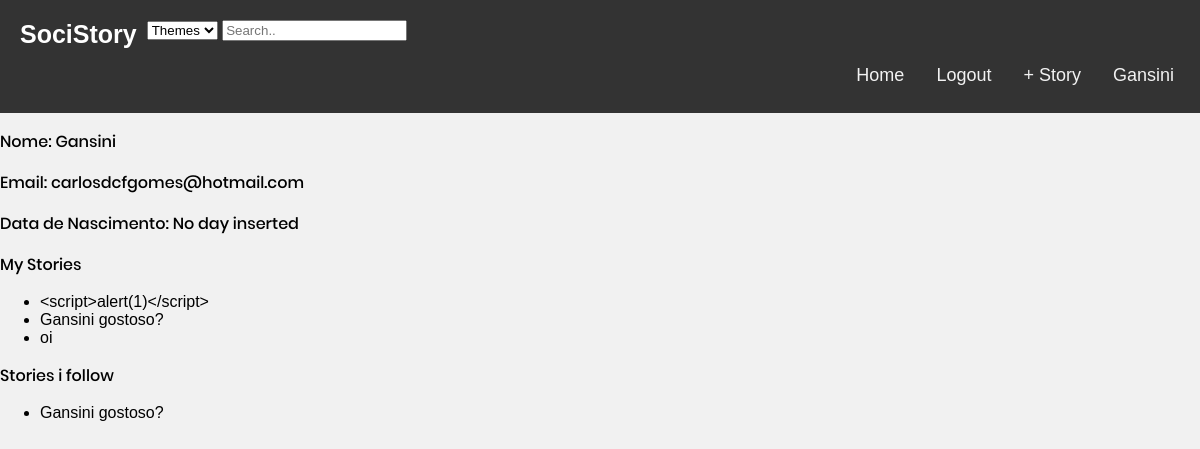
The page /pages/profilePage.php?username=Gansini (signed in) on the database as committed earlier.
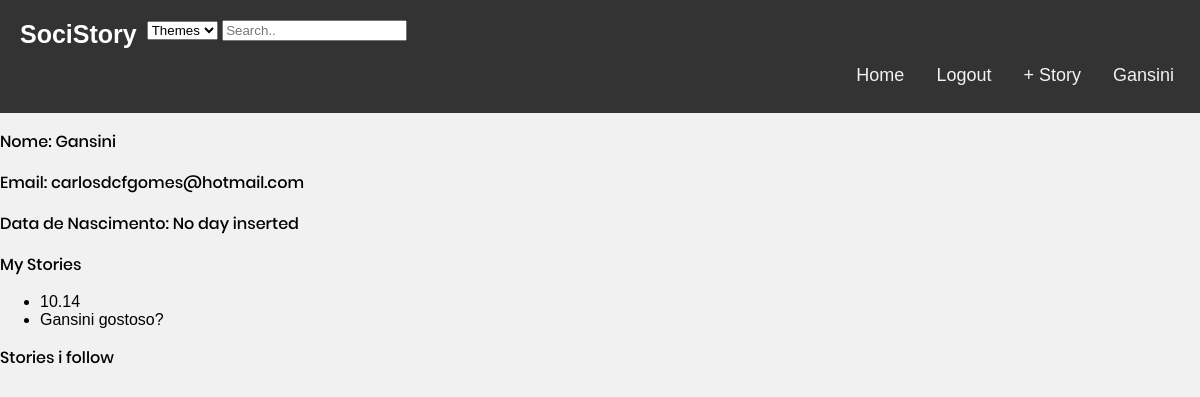
The same page on the database as committed later.
### tables this page shows
CREATE TABLE users(
  username VARCHAR PRIMARY KEY,
  email VARCHAR UNIQUE,
  password VARCHAR NOT NULL,
  birthday DATE
);

CREATE TABLE stories(
  entity_id INTEGER PRIMARY KEY REFERENCES entities,
  username VARCHAR NOT NULL REFERENCES users,
  title TEXT NOT NULL, 
  body TEXT NOT NULL,
  hour DATETIME NOT NULL,
  UNIQUE(username, title, body)
);

### database/db_comments.php (called while the page is built, shortened)
<?php
    function getUsernameInfo($username){
    $db = Database::instance()->db();
    $stmt = $db->prepare('SELECT * FROM users where username = ?');
    $stmt->execute(array($username));
    return $stmt->fetch();
    }
  function myComments($username) {
    $db = Database::instance()->db();
    $stmt = $db->prepare('SELECT title FROM stories,comments
     WHERE comments.username = ?
     AND story_id = stories.entity_id');
    $stmt->execute(array($username));
    return $stmt->fetchAll();
  }
  function myStories($username) {
    $db = Database::instance()->db();
    $stmt = $db->prepare('SELECT title FROM stories WHERE username = ?');
    $stmt->execute(array($username));
    return $stmt->fetchAll();
  }
?>

### pages/profilePage.php (the view, shortened to what this page needs)
<?php
include_once('../templates/common.php');
include_once('../database/db_comments.php');
$profileInfo = getUsernameInfo($_GET['username']);
$mystories = myStories($_GET['username']);
$myCommentStories =  myComments($_GET['username']);
draw_header($_SESSION['username']);
?>
    <section id="profile">
     <p class="profileinfo" id = username>
     <label for="name">Nome: </label>
     <span> <?=$profileInfo['username']?></span>
     </p>
    <p class="profileinfo" id = email>
    <label for="email">Email: </label>
     <span> <?=$profileInfo['email']?></span>
    </p>
    <p class="profileinfo" id = bd>
    <label for="birth">Data de Nascimento: </label>
     <span> <?=$profileInfo['birthday'] ?? 'No day inserted'?></span>
    </p>
    <p class="profileinfo" id = myStories>
    <label for="myStories"> My Stories </label>
     <ul>
     <?php
     foreach($mystories as $story){
         ?>
        <li><?=$story['title']?> </li>
    <?php }
    unset($story) ?>
   </ul>
    </p>
    <p class="profileinfo" id ="myCommentedStories">
    <label for="myCommentedStories"> Stories i follow </label>
     <ul>
     <?php
     foreach($myCommentStories as $story){
         ?>
        <li><?=$story['title']?> </li>
    <?php }
    unset($story) ?>
   </ul>
    </p>
    </section>
<?php
draw_footer();
?>

### templates/common.php (shortened to what this page needs)
<?php function draw_header($username){
?>
  <link rel="stylesheet" href="../css/common.css">
<!DOCTYPE html>
<html>
<head>
    <link rel="stylesheet" href="../css/mainPage.css">
</head>
<body>
    <header>
        <?php if($username != null) { ?>
           <nav>
           <div class="header">
            <a href="../pages/stories.php?search=all&sub=null" class="logo">SociStory</a>
            <div id="searchArea">
            <form id="searchForm" method="get">
            <select name="searchthemes" id="searchBox">
            <option value="Themes">Themes</option>
            </select>
            <input id="search" type="text" placeholder="Search..">
            </form>
            </div>
                <div class="topnav">
            <a href="../pages/profilePage.php?username=<?=$username?>"> <?=$username?></a>
            <a href="../pages/newStory.php"> + Story </a>
            <a href="../actions/user_logout.php">Logout</a>
            <a href="../pages/stories.php?search=all&sub=null">Home</a>
                </div>
            </div>
        <?php }  ?>
        </nav>
    </header>
<?php
}
?>
<?php function draw_footer(){
?>
</body>
</html>
<?php
}
?>

### css/common.css (style rules this page uses)
* { box-sizing: border-box; }
body { margin: 0; font-family: Arial, Helvetica, sans-serif; }
.header { overflow: hidden; background-color: #333; padding: 20px 10px; }
.header a { float: left; color: white; text-align: center; padding: 10px; text-decoration: none; font-size: 18px; line-height: 8px; border-radius: 4px; }
.header a.logo { font-size: 25px; font-weight: bold; }
.topnav { float: right; }
.topnav a { float: right; display: block; color: #f2f2f2; padding: 14px 16px; text-decoration: none; }

### css/mainPage.css (style rules this page uses)
body { font-family: Poppins, sans-serif; background-color: #f1f1f1; }
p { font-family: Poppins-Medium; }

Rows that differ between the two databases and show on the page:
no longer on this page (row edited): stories: title "<script>alert(1)</script>"
no longer on one of the page's lists (row edited): stories: title "Gansini gostoso?"
no longer on this page (row edited): stories: title "oi"
added stories: title "10.14"
